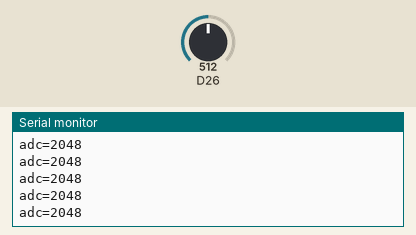
Bench run of a sketch on a simulated Arduino Due. Parts: the last lines printed to the serial monitor. The inputs (shaded band) are chosen by the test bench; at power-on: D26 = 512 (analog values on the 0–1023 scale).

Above: at 1.2 s.
1.3 s: D26 set to 716
At 1.31 s:
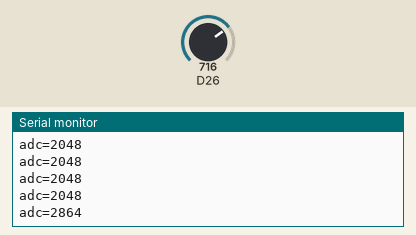
2.8 s: D26 set to 900
At 2.81 s:
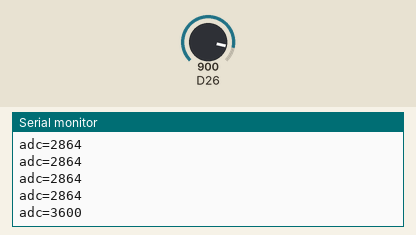
Timing chart, 0 to 5.8 s (numbered marks = the images above; inputs shaded):
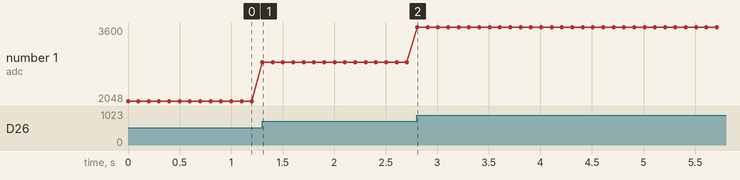

Measured:
- after the input at 1.3 s, the serial monitor: prints a new line at once (image 1)
- after the input at 2.8 s, the serial monitor: prints a new line at once (image 2)
- plotted number 1: 2048 → 2864 after the input at 1.3 s, 2864 → 3600 after the input at 2.8 s

The sketch:

analog-read.ino
```cpp
// analog-read — tests assert (BT66, the Pico's sketch on the Pico 2's RISC-V cores): a potentiometer's wiper on GP26 (ADC0), read at 12 bits
// every 100 ms and printed on USB serial ("adc=<0–4095>").
void setup() {
  Serial.begin(115200);
  analogReadResolution(12);
}

void loop() {
  Serial.print("adc=");
  Serial.println(analogRead(26));
  delay(100);
}
```
